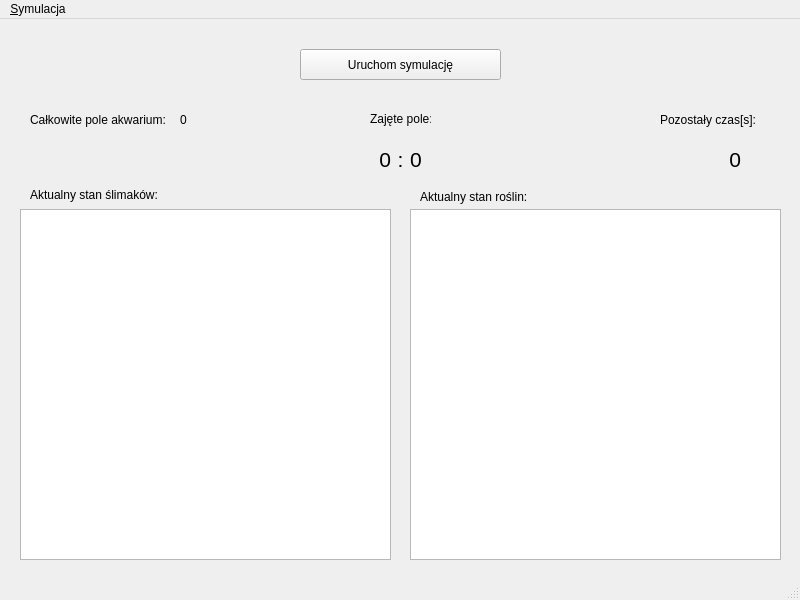
<?xml version="1.0" encoding="UTF-8"?>
<ui version="4.0">
 <class>MainWindow</class>
 <widget class="QMainWindow" name="MainWindow">
  <property name="geometry">
   <rect>
    <x>0</x>
    <y>0</y>
    <width>800</width>
    <height>600</height>
   </rect>
  </property>
  <property name="windowTitle">
   <string>MainWindow</string>
  </property>
  <widget class="QWidget" name="centralwidget">
   <widget class="QPushButton" name="runSimulation">
    <property name="geometry">
     <rect>
      <x>300</x>
      <y>30</y>
      <width>201</width>
      <height>31</height>
     </rect>
    </property>
    <property name="text">
     <string>Uruchom symulację</string>
    </property>
   </widget>
   <widget class="QTableWidget" name="snailsTable">
    <property name="geometry">
     <rect>
      <x>20</x>
      <y>190</y>
      <width>371</width>
      <height>351</height>
     </rect>
    </property>
   </widget>
   <widget class="QTableWidget" name="plantsTable">
    <property name="geometry">
     <rect>
      <x>410</x>
      <y>190</y>
      <width>371</width>
      <height>351</height>
     </rect>
    </property>
   </widget>
   <widget class="QLabel" name="snailsTableLabel">
    <property name="geometry">
     <rect>
      <x>30</x>
      <y>165</y>
      <width>131</width>
      <height>21</height>
     </rect>
    </property>
    <property name="text">
     <string>Aktualny stan ślimaków:</string>
    </property>
   </widget>
   <widget class="QLabel" name="plantsTableLabel">
    <property name="geometry">
     <rect>
      <x>420</x>
      <y>170</y>
      <width>131</width>
      <height>16</height>
     </rect>
    </property>
    <property name="text">
     <string>Aktualny stan roślin:</string>
    </property>
   </widget>
   <widget class="QLabel" name="totalLabel">
    <property name="geometry">
     <rect>
      <x>370</x>
      <y>90</y>
      <width>61</width>
      <height>20</height>
     </rect>
    </property>
    <property name="text">
     <string>Zajęte pole:</string>
    </property>
   </widget>
   <widget class="QLabel" name="totalSnailsValue">
    <property name="geometry">
     <rect>
      <x>280</x>
      <y>130</y>
      <width>111</width>
      <height>21</height>
     </rect>
    </property>
    <property name="font">
     <font>
      <pointsize>16</pointsize>
      <weight>50</weight>
      <bold>false</bold>
     </font>
    </property>
    <property name="text">
     <string>0</string>
    </property>
    <property name="alignment">
     <set>Qt::AlignRight|Qt::AlignTrailing|Qt::AlignVCenter</set>
    </property>
   </widget>
   <widget class="QLabel" name="totalSplitterLabel">
    <property name="geometry">
     <rect>
      <x>390</x>
      <y>130</y>
      <width>21</width>
      <height>21</height>
     </rect>
    </property>
    <property name="font">
     <font>
      <pointsize>16</pointsize>
     </font>
    </property>
    <property name="text">
     <string>:</string>
    </property>
    <property name="alignment">
     <set>Qt::AlignCenter</set>
    </property>
   </widget>
   <widget class="QLabel" name="totalPlantsValue">
    <property name="geometry">
     <rect>
      <x>410</x>
      <y>130</y>
      <width>131</width>
      <height>21</height>
     </rect>
    </property>
    <property name="font">
     <font>
      <pointsize>16</pointsize>
     </font>
    </property>
    <property name="text">
     <string>0</string>
    </property>
   </widget>
   <widget class="QLabel" name="aquariumLabel">
    <property name="geometry">
     <rect>
      <x>30</x>
      <y>90</y>
      <width>141</width>
      <height>21</height>
     </rect>
    </property>
    <property name="text">
     <string>Całkowite pole akwarium:</string>
    </property>
   </widget>
   <widget class="QLabel" name="aquariumValue">
    <property name="geometry">
     <rect>
      <x>180</x>
      <y>90</y>
      <width>111</width>
      <height>21</height>
     </rect>
    </property>
    <property name="text">
     <string>0</string>
    </property>
   </widget>
   <widget class="QLabel" name="remainingTimeLabel">
    <property name="geometry">
     <rect>
      <x>660</x>
      <y>90</y>
      <width>101</width>
      <height>21</height>
     </rect>
    </property>
    <property name="text">
     <string>Pozostały czas[s]:</string>
    </property>
   </widget>
   <widget class="QLabel" name="remainingTimeValue">
    <property name="geometry">
     <rect>
      <x>660</x>
      <y>130</y>
      <width>81</width>
      <height>21</height>
     </rect>
    </property>
    <property name="font">
     <font>
      <pointsize>16</pointsize>
     </font>
    </property>
    <property name="text">
     <string>0</string>
    </property>
    <property name="alignment">
     <set>Qt::AlignRight|Qt::AlignTrailing|Qt::AlignVCenter</set>
    </property>
   </widget>
  </widget>
  <widget class="QMenuBar" name="menubar">
   <property name="geometry">
    <rect>
     <x>0</x>
     <y>0</y>
     <width>800</width>
     <height>21</height>
    </rect>
   </property>
   <widget class="QMenu" name="menu_Symulacja">
    <property name="title">
     <string>&amp;Symulacja</string>
    </property>
    <addaction name="action_Nowa"/>
    <addaction name="action_Modyfikuj"/>
    <addaction name="separator"/>
    <addaction name="action_Zapisz"/>
    <addaction name="action_Otworz"/>
   </widget>
   <addaction name="menu_Symulacja"/>
  </widget>
  <widget class="QStatusBar" name="statusbar"/>
  <action name="action_Nowa">
   <property name="text">
    <string>&amp;Nowa</string>
   </property>
  </action>
  <action name="action_Modyfikuj">
   <property name="text">
    <string>&amp;Modyfikuj</string>
   </property>
  </action>
  <action name="action_Zapisz">
   <property name="text">
    <string>&amp;Zapisz</string>
   </property>
  </action>
  <action name="action_Otworz">
   <property name="text">
    <string>&amp;Otworz</string>
   </property>
  </action>
 </widget>
 <resources/>
 <connections/>
</ui>
